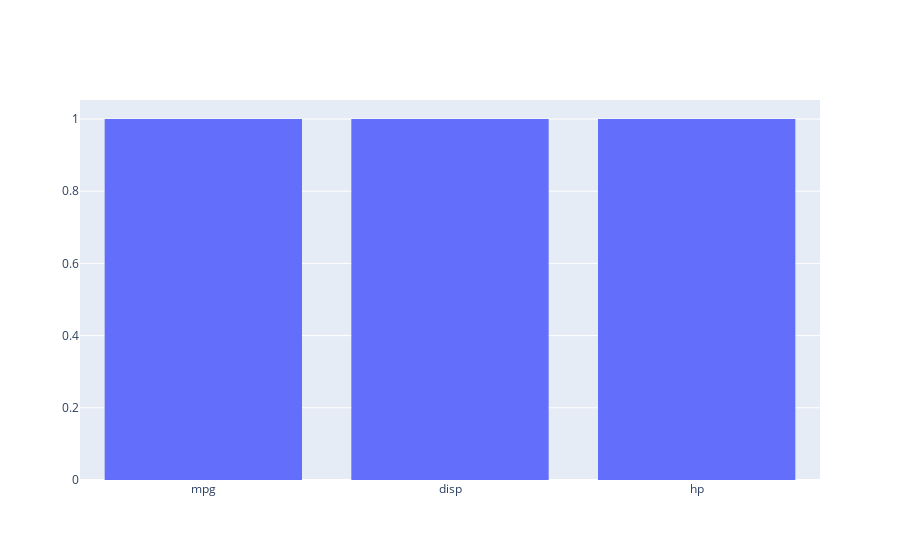

Write notebook code for a chart like this one.
### Code cell


### Figure 1 — Plotly figure (JSON) as saved in the notebook; plotly's stock layout.template omitted (floating-point values rounded to 4 significant figures)
{"data": [{"type": "histogram", "x": ["mpg", "disp", "hp"]}], "layout": {}}
